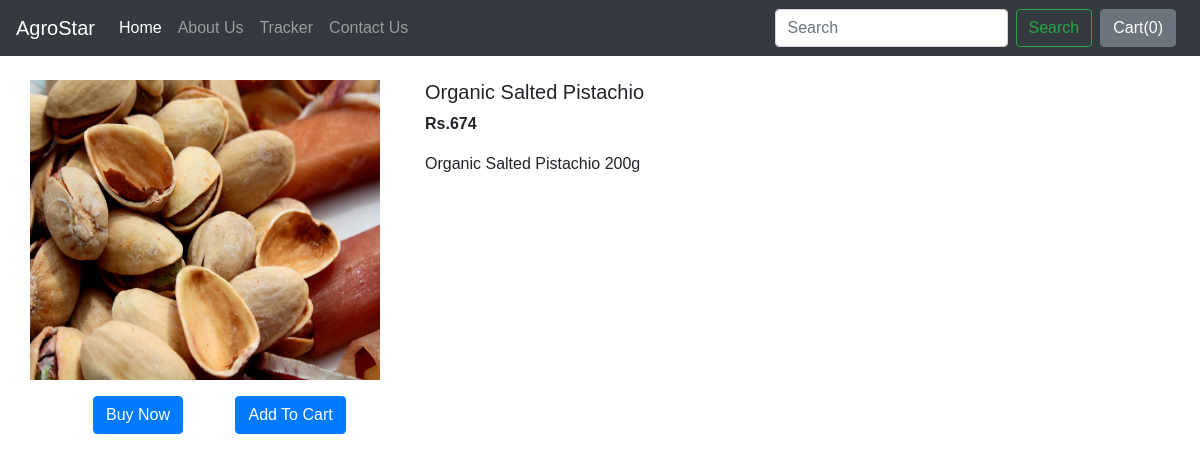
The page /shop/products/20 on the database its author committed.
### shop/models.py (models this page shows, shortened)
class Product(models.Model):
    product_id = models.AutoField
    product_name = models.CharField(max_length=50)
    category = models.CharField(max_length=50, default="")
    subcategory = models.CharField(max_length=50, default="")
    price = models.IntegerField(default=0)
    desc = models.CharField(max_length=300)
    pub_date = models.DateField()
    image = models.ImageField(upload_to='shop/images', default="")

### shop/views.py (the view)
# urls.py: path("products/<int:myid>", views.productView, name="ProductView"),
def productView(request, myid):
    product = Product.objects.filter(id=myid)
    return render(request, 'shop/prodView.html', {'product':product[0]})

### shop/templates/shop/prodView.html (shortened to what this page needs)
{% extends 'shop/basic.html' %}
{% block body %}
<div class="container my-4">
    <div class="row">
    <div class="col-md-4">
    <div class="row">
        <img src="/media/{{product.image}}" width="350px" height="300px">
    </div>
        <div class="row-margin-10">
            <button class="btn btn-primary mx-5">Buy Now</button>
            <button class="btn btn-primary">Add To Cart</button>
        </div>
    </div>
    <div class="col-md-8">
        <h5>{{product.product_name}}</h5>
        <p><b>Rs.{{product.price}} </b></p>
        <p>{{product.desc}}</p>
    </div>
    </div>
</div>
{% endblock %}

### shop/templates/shop/prodView.html (style rules this page uses)
.row-margin-10 { margin-top: 1.0em; }

### rows shown on the page
Product: image (picture), product_name "Organic Salted Pistachio", price "674", desc "Organic Salted Pistachio 200g"
